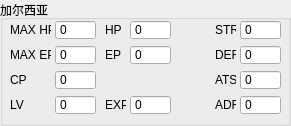
     <widget class="QGroupBox" name="groupBox_Garcia">
      <property name="enabled">
       <bool>true</bool>
      </property>
      <property name="geometry">
       <rect>
        <x>595</x>
        <y>135</y>
        <width>291</width>
        <height>126</height>
       </rect>
      </property>
      <property name="title">
       <string>加尔西亚</string>
      </property>
      <widget class="QLabel" name="label_91">
       <property name="enabled">
        <bool>true</bool>
       </property>
       <property name="geometry">
        <rect>
         <x>10</x>
         <y>20</y>
         <width>41</width>
         <height>20</height>
        </rect>
       </property>
       <property name="text">
        <string>MAX HP</string>
       </property>
      </widget>
      <widget class="QSpinBox" name="spinBox_Garcia_max_hp">
       <property name="enabled">
        <bool>true</bool>
       </property>
       <property name="geometry">
        <rect>
         <x>55</x>
         <y>20</y>
         <width>41</width>
         <height>20</height>
        </rect>
       </property>
       <property name="buttonSymbols">
        <enum>QAbstractSpinBox::NoButtons</enum>
       </property>
       <property name="maximum">
        <number>2147483647</number>
       </property>
       <property name="singleStep">
        <number>1</number>
       </property>
      </widget>
      <widget class="QLabel" name="label_92">
       <property name="enabled">
        <bool>true</bool>
       </property>
       <property name="geometry">
        <rect>
         <x>10</x>
         <y>45</y>
         <width>41</width>
         <height>20</height>
        </rect>
       </property>
       <property name="text">
        <string>MAX EP</string>
       </property>
      </widget>
      <widget class="QSpinBox" name="spinBox_Garcia_max_ep">
       <property name="enabled">
        <bool>true</bool>
       </property>
       <property name="geometry">
        <rect>
         <x>55</x>
         <y>45</y>
         <width>41</width>
         <height>20</height>
        </rect>
       </property>
       <property name="buttonSymbols">
        <enum>QAbstractSpinBox::NoButtons</enum>
       </property>
       <property name="maximum">
        <number>65535</number>
       </property>
      </widget>
      <widget class="QSpinBox" name="spinBox_Garcia_cp">
       <property name="enabled">
        <bool>true</bool>
       </property>
       <property name="geometry">
        <rect>
         <x>55</x>
         <y>70</y>
         <width>41</width>
         <height>20</height>
        </rect>
       </property>
       <property name="buttonSymbols">
        <enum>QAbstractSpinBox::NoButtons</enum>
       </property>
       <property name="maximum">
        <number>65535</number>
       </property>
      </widget>
      <widget class="QLabel" name="label_93">
       <property name="enabled">
        <bool>true</bool>
       </property>
       <property name="geometry">
        <rect>
         <x>10</x>
         <y>70</y>
         <width>41</width>
         <height>20</height>
        </rect>
       </property>
       <property name="text">
        <string>CP</string>
       </property>
       <property name="wordWrap">
        <bool>false</bool>
       </property>
      </widget>
      <widget class="QSpinBox" name="spinBox_Garcia_lv">
       <property name="enabled">
        <bool>true</bool>
       </property>
       <property name="geometry">
        <rect>
         <x>55</x>
         <y>95</y>
         <width>41</width>
         <height>20</height>
        </rect>
       </property>
       <property name="buttonSymbols">
        <enum>QAbstractSpinBox::NoButtons</enum>
       </property>
       <property name="maximum">
        <number>65535</number>
       </property>
      </widget>
      <widget class="QSpinBox" name="spinBox_Garcia_hp">
       <property name="enabled">
        <bool>true</bool>
       </property>
       <property name="geometry">
        <rect>
         <x>130</x>
         <y>20</y>
         <width>41</width>
         <height>20</height>
        </rect>
       </property>
       <property name="buttonSymbols">
        <enum>QAbstractSpinBox::NoButtons</enum>
       </property>
       <property name="maximum">
        <number>2147483647</number>
       </property>
       <property name="singleStep">
        <number>1</number>
       </property>
      </widget>
      <widget class="QLabel" name="label_94">
       <property name="enabled">
        <bool>true</bool>
       </property>
       <property name="geometry">
        <rect>
         <x>105</x>
         <y>20</y>
         <width>21</width>
         <height>20</height>
        </rect>
       </property>
       <property name="text">
        <string>HP</string>
       </property>
      </widget>
      <widget class="QSpinBox" name="spinBox_Garcia_exp">
       <property name="enabled">
        <bool>true</bool>
       </property>
       <property name="geometry">
        <rect>
         <x>130</x>
         <y>95</y>
         <width>41</width>
         <height>20</height>
        </rect>
       </property>
       <property name="buttonSymbols">
        <enum>QAbstractSpinBox::NoButtons</enum>
       </property>
       <property name="maximum">
        <number>2147483647</number>
       </property>
       <property name="singleStep">
        <number>1</number>
       </property>
      </widget>
      <widget class="QSpinBox" name="spinBox_Garcia_ep">
       <property name="enabled">
        <bool>true</bool>
       </property>
       <property name="geometry">
        <rect>
         <x>130</x>
         <y>45</y>
         <width>41</width>
         <height>20</height>
        </rect>
       </property>
       <property name="buttonSymbols">
        <enum>QAbstractSpinBox::NoButtons</enum>
       </property>
       <property name="maximum">
        <number>65535</number>
       </property>
      </widget>
      <widget class="QLabel" name="label_95">
       <property name="enabled">
        <bool>true</bool>
       </property>
       <property name="geometry">
        <rect>
         <x>105</x>
         <y>95</y>
         <width>21</width>
         <height>20</height>
        </rect>
       </property>
       <property name="text">
        <string>EXP</string>
       </property>
      </widget>
      <widget class="QLabel" name="label_96">
       <property name="enabled">
        <bool>true</bool>
       </property>
       <property name="geometry">
        <rect>
         <x>105</x>
         <y>45</y>
         <width>21</width>
         <height>20</height>
        </rect>
       </property>
       <property name="text">
        <string>EP</string>
       </property>
      </widget>
      <widget class="QLabel" name="label_97">
       <property name="enabled">
        <bool>true</bool>
       </property>
       <property name="geometry">
        <rect>
         <x>215</x>
         <y>45</y>
         <width>21</width>
         <height>20</height>
        </rect>
       </property>
       <property name="text">
        <string>DEF</string>
       </property>
      </widget>
      <widget class="QSpinBox" name="spinBox_Garcia_str">
       <property name="enabled">
        <bool>true</bool>
       </property>
       <property name="geometry">
        <rect>
         <x>240</x>
         <y>20</y>
         <width>41</width>
         <height>20</height>
        </rect>
       </property>
       <property name="buttonSymbols">
        <enum>QAbstractSpinBox::NoButtons</enum>
       </property>
       <property name="maximum">
        <number>65535</number>
       </property>
      </widget>
      <widget class="QSpinBox" name="spinBox_Garcia_def">
       <property name="enabled">
        <bool>true</bool>
       </property>
       <property name="geometry">
        <rect>
         <x>240</x>
         <y>45</y>
         <width>41</width>
         <height>20</height>
        </rect>
       </property>
       <property name="buttonSymbols">
        <enum>QAbstractSpinBox::NoButtons</enum>
       </property>
       <property name="maximum">
        <number>65535</number>
       </property>
      </widget>
      <widget class="QLabel" name="label_98">
       <property name="enabled">
        <bool>true</bool>
       </property>
       <property name="geometry">
        <rect>
         <x>215</x>
         <y>20</y>
         <width>21</width>
         <height>20</height>
        </rect>
       </property>
       <property name="text">
        <string>STR</string>
       </property>
      </widget>
      <widget class="QLabel" name="label_99">
       <property name="enabled">
        <bool>true</bool>
       </property>
       <property name="geometry">
        <rect>
         <x>10</x>
         <y>95</y>
         <width>41</width>
         <height>20</height>
        </rect>
       </property>
       <property name="text">
        <string>LV</string>
       </property>
       <property name="wordWrap">
        <bool>false</bool>
       </property>
      </widget>
      <widget class="QLabel" name="label_100">
       <property name="enabled">
        <bool>true</bool>
       </property>
       <property name="geometry">
        <rect>
         <x>215</x>
         <y>95</y>
         <width>21</width>
         <height>20</height>
        </rect>
       </property>
       <property name="text">
        <string>ADF</string>
       </property>
      </widget>
      <widget class="QSpinBox" name="spinBox_Garcia_ats">
       <property name="enabled">
        <bool>true</bool>
       </property>
       <property name="geometry">
        <rect>
         <x>240</x>
         <y>70</y>
         <width>41</width>
         <height>20</height>
        </rect>
       </property>
       <property name="buttonSymbols">
        <enum>QAbstractSpinBox::NoButtons</enum>
       </property>
       <property name="maximum">
        <number>65535</number>
       </property>
      </widget>
      <widget class="QSpinBox" name="spinBox_Garcia_adf">
       <property name="enabled">
        <bool>true</bool>
       </property>
       <property name="geometry">
        <rect>
         <x>240</x>
         <y>95</y>
         <width>41</width>
         <height>20</height>
        </rect>
       </property>
       <property name="buttonSymbols">
        <enum>QAbstractSpinBox::NoButtons</enum>
       </property>
       <property name="maximum">
        <number>65535</number>
       </property>
      </widget>
      <widget class="QLabel" name="label_101">
       <property name="enabled">
        <bool>true</bool>
       </property>
       <property name="geometry">
        <rect>
         <x>215</x>
         <y>70</y>
         <width>21</width>
         <height>20</height>
        </rect>
       </property>
       <property name="text">
        <string>ATS</string>
       </property>
      </widget>
     </widget>
